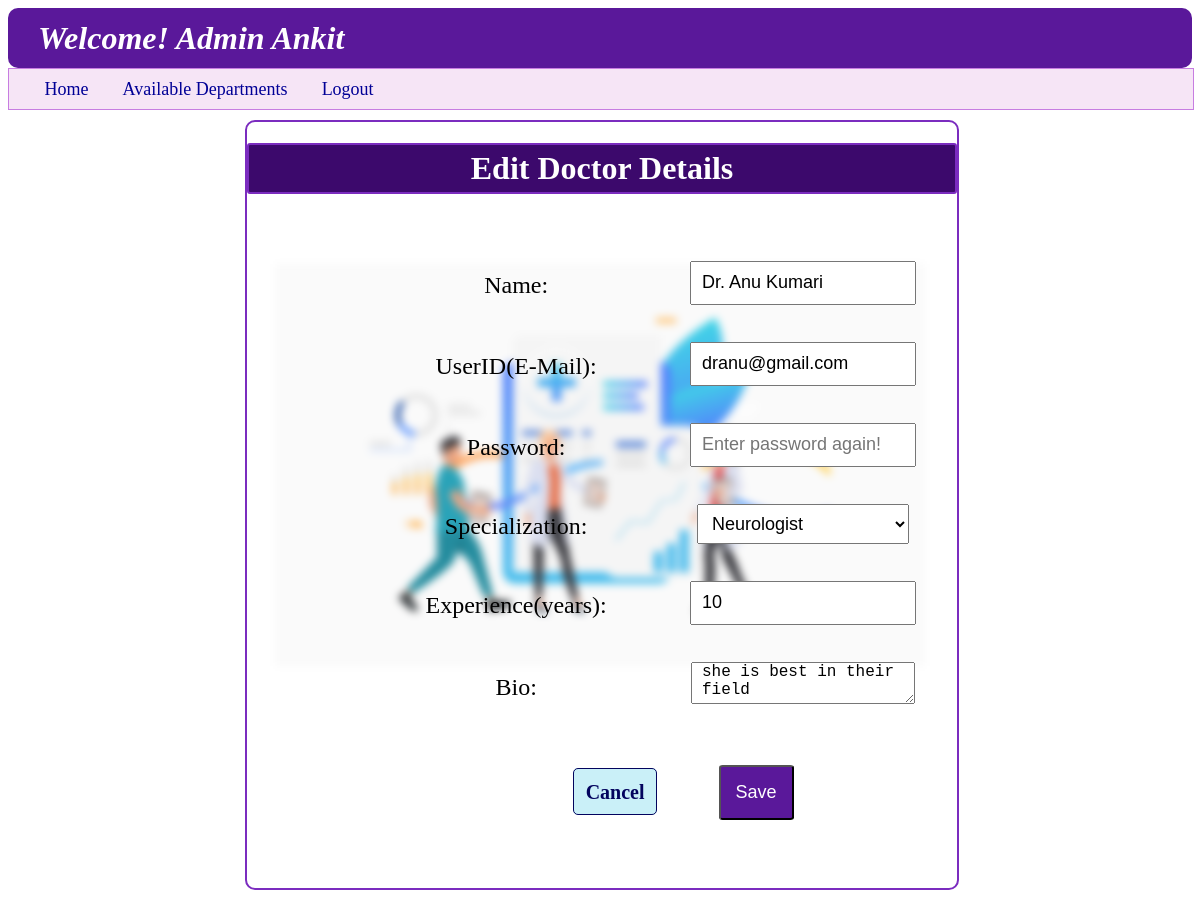
The page /admin_doc_update/1 on the database its author committed.
### backend/models.py (models this page shows)
class User_Info(db.Model):
    __tablename__ = "user_info"
    id=db.Column(db.Integer,primary_key=True,autoincrement=True)
    full_name=db.Column(db.String,nullable=False)
    email=db.Column(db.String,unique=True,nullable=False)
    password=db.Column(db.String,nullable=False)
    role=db.Column(db.Integer,default=1)
    is_blacklist=db.Column(db.Integer,default=0)
    appointments=db.relationship("Appointments",cascade="all,delete",backref="user_info",lazy=True)

class Doctor_Info(db.Model):
    __tablename__ = "doctor_info"
    id=db.Column(db.Integer,primary_key=True)
    full_name=db.Column(db.String,nullable=False)
    email=db.Column(db.String,unique=True,nullable=False)
    password=db.Column(db.String,nullable=False)
    dept_id=db.Column(db.String,db.ForeignKey("department.id"),nullable=False)
    experience=db.Column(db.Integer,nullable=False)
    bio=db.Column(db.String,nullable=False)
    is_blacklist=db.Column(db.Integer,default=0)
    appointments=db.relationship("Appointments",cascade="all,delete",backref="doctor_info",lazy=True)
    availability=db.relationship("Availability",cascade="all,delete",backref="doctor_info",lazy=True)

### backend/controllers.py (the view, shortened to what this page needs)
@app.route("/admin_doc_update/<d_id>", methods=["GET", "POST"])
def admin_doc_update(d_id):
    dept=all_departments()
    doc=Doctor_Info.query.filter_by(id=d_id).first()
    return render_template("admin_update_doct.html",pop_up="",usern=a_n(),department_list=dept,doc=doc)

### backend/controllers.py (called while the page is built)
def a_n():
    u = User_Info.query.filter_by(role=0).first()
    if u:
        return u.full_name

def all_departments():
    dept=Department.query.all()
    return dept

### templates/admin_update_doct.html (shortened to what this page needs)
{%extends "admin_layout.html"%}
{%block content%}
    <div class="login_panel" style="border-color: rgb(123, 44, 191);">
        <h1 style="text-align: center; font-weight: bold; border: 2px solid rgb(123,44,191); background-color: rgb(60,9,108); color: white; border-radius: 3px; padding: 5px; ">Edit Doctor Details</h1>
        <br>
        <form action="/admin_doc_update/{{doc.id}}" method="POST" class="form_style">
            <table>
                <tr>
                    <td><label for="full_name"  style=" margin-bottom: 1%; font-size:x-large;">Name:</label></td>
                    <td><input type="text" id="full_name" name="full_name" class="input_form" value="{{doc.full_name}}"></td>
                </tr>
                <tr>
                    <td><label for="email"  style=" margin-bottom: 1%; font-size:x-large;">UserID(E-Mail):</label></td>
                    <td><input type="email" id="email" name="email" class="input_form" value="{{doc.email}}"></td>
                </tr>
                <tr>
                    <td><label for="password"  style=" margin-bottom: 1%; font-size:x-large;">Password:</label></td>
                    <td><input type="password" id="password" name="password" class="input_form" placeholder="Enter password again!"></td>
                </tr>
                <tr>
                    <td><label for="specialization_id"  style=" margin-bottom: 1%; font-size:x-large;">Specialization:</label></td>
                    <td>
                        <select id="specialization_id" name="specialization_id" class="input_form">
                            {%for dept in department_list%}
                            <option value="{{dept.id}}">{{dept.specialization}}</option>
                            {%endfor%}
                        </select>
                    </td>
                </tr>
                <tr>
                    <td><label for="experience"  style=" margin-bottom: 1%; font-size:x-large;">Experience(years):</label></td>
                    <td><input type="number" id="experience" name="experience" class="input_form" value="{{doc.experience}}"></td>
                </tr>
                <tr>
                    <td><label for="bio"  style=" margin-bottom: 1%; font-size:x-large;">Bio:</label></td>
                    <td><textarea type="text" id="bio" name="bio" class="input_form" >{{doc.bio}}</textarea></td>
                </tr>
            </table>
            <br>
            <div>
                <a href="{{url_for('admin_dashboard',name=usern)}}" class="Centre_button" type="button" >Cancel</a>
                <button type="submit" style="font-size: large; padding: 15px; margin: 3% 0% 10% 10%; background-color: rgb(90,24,154); color: white; border-radius: 5%;">Save</button>
            </div>
        </form>
    </div>
{%endblock%}

### templates/admin_layout.html (shortened to what this page needs)
<!DOCTYPE html>
<html lang="en">
<head>
    <link rel="stylesheet" href="/static/style.css">
</head>
<body style="background-image: url('/static/image/4950247_19834.svg');">
    <header>
        <div>
            <h1 class="wel"  style="background-color: rgb(90,24,154);"><i><b>Welcome! {{usern}}</b></i></h1>
        </div>
        <nav class="nav" style="background-color: rgba(224, 170, 225, 0.3); border-color: rgba(199,125,225);">
            <a class="nav_a" href="{{url_for('admin_dashboard',name=usern)}}" style="margin-left: 3%;">Home</a>
            <a class="nav_a" href="{{url_for('admin_department')}}">Available Departments</a>
            <a class="nav_a" href="/login">Logout</a>
        </nav>
    </header>
    {%block content%}
    {%endblock%}
</body>
</html>

### static/style.css (style rules this page uses)
body { background-image: url("https://static.vecteezy.com/system/resources/thumbnails/002/072/163/small_2x/doctor-injecting-coronavirus-vaccine-to-a-patient-concept-free-vector.jpg"); background-repeat: no-repeat; background-size: 650px 650px; background-position: center; background-attachment: fixed; filter: saturate(1.0); z-index: -4; backdrop-filter: blur(4px); }
.wel { height: 60px; align-content: center; color: white; background-color: rgb(0, 180, 216); border-radius: 10px; margin: 0px; padding-left: 30px; }
.login_panel { height: auto; width: 60%; margin: 10px 20% 40px 20%; border: 2px double rgb(0, 180, 216); border-radius: 10px; }
.form_style { margin: 10px 10px 10px 125px; }
.input_form { width: 80%; margin: 5px 0 10px 0; padding: 0 0 0 10px; height: 40px; font-size: large; }
.Centre_button { margin: 0% 0% 5% 35% ; border: 1px solid rgb(3, 4, 94); border-radius: 5px; padding: 2%; width: auto; font-size: 20px; font-weight: bold; color: rgb(3, 4, 94); background-color: rgb(202,240,248); }
.nav { height: 40px; width: 100%; background-color: rgba(202,240,248,0.5); border: 1px solid rgb(202, 240, 248); align-content: center; }
.nav_a { color: rgb(0,0,150); font-size: large; margin-right: 30px; text-decoration: none; }
table { width: 100%; table-layout: fixed; }
td { text-align: center; padding: 10px; }
a { text-decoration: none; }

### rows shown on the page
User_Info: full_name "Admin Ankit"
Doctor_Info: full_name "Dr. Anu Kumari", email "dranu@gmail.com", experience "10", bio "she is best in their field"

### other values the page prints
form field specialization_id "Neurologist"
